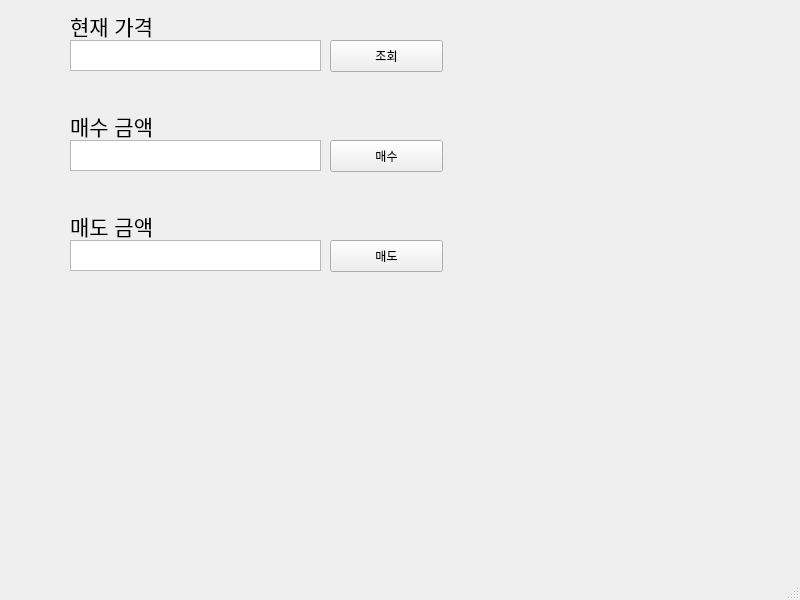
<?xml version="1.0" encoding="UTF-8"?>
<ui version="4.0">
 <class>MainWindow</class>
 <widget class="QMainWindow" name="MainWindow">
  <property name="geometry">
   <rect>
    <x>0</x>
    <y>0</y>
    <width>800</width>
    <height>600</height>
   </rect>
  </property>
  <property name="windowTitle">
   <string>MainWindow</string>
  </property>
  <widget class="QWidget" name="centralwidget">
   <widget class="QLabel" name="labelPrice">
    <property name="geometry">
     <rect>
      <x>70</x>
      <y>10</y>
      <width>81</width>
      <height>31</height>
     </rect>
    </property>
    <property name="font">
     <font>
      <pointsize>16</pointsize>
     </font>
    </property>
    <property name="text">
     <string>현재 가격</string>
    </property>
   </widget>
   <widget class="QLabel" name="labelBuy">
    <property name="geometry">
     <rect>
      <x>70</x>
      <y>110</y>
      <width>81</width>
      <height>31</height>
     </rect>
    </property>
    <property name="font">
     <font>
      <pointsize>16</pointsize>
     </font>
    </property>
    <property name="text">
     <string>매수 금액</string>
    </property>
   </widget>
   <widget class="QLabel" name="labelSell">
    <property name="geometry">
     <rect>
      <x>70</x>
      <y>210</y>
      <width>81</width>
      <height>31</height>
     </rect>
    </property>
    <property name="font">
     <font>
      <pointsize>16</pointsize>
     </font>
    </property>
    <property name="text">
     <string>매도 금액</string>
    </property>
   </widget>
   <widget class="QTextEdit" name="textEditPrice">
    <property name="geometry">
     <rect>
      <x>70</x>
      <y>40</y>
      <width>251</width>
      <height>31</height>
     </rect>
    </property>
   </widget>
   <widget class="QTextEdit" name="textEditBuy">
    <property name="geometry">
     <rect>
      <x>70</x>
      <y>140</y>
      <width>251</width>
      <height>31</height>
     </rect>
    </property>
   </widget>
   <widget class="QTextEdit" name="textEditSell">
    <property name="geometry">
     <rect>
      <x>70</x>
      <y>240</y>
      <width>251</width>
      <height>31</height>
     </rect>
    </property>
   </widget>
   <widget class="QPushButton" name="pushButtonPrice">
    <property name="geometry">
     <rect>
      <x>330</x>
      <y>40</y>
      <width>113</width>
      <height>32</height>
     </rect>
    </property>
    <property name="text">
     <string>조회</string>
    </property>
   </widget>
   <widget class="QPushButton" name="pushButtonBuy">
    <property name="geometry">
     <rect>
      <x>330</x>
      <y>140</y>
      <width>113</width>
      <height>32</height>
     </rect>
    </property>
    <property name="text">
     <string>매수</string>
    </property>
   </widget>
   <widget class="QPushButton" name="pushButtonSell">
    <property name="geometry">
     <rect>
      <x>330</x>
      <y>240</y>
      <width>113</width>
      <height>32</height>
     </rect>
    </property>
    <property name="text">
     <string>매도</string>
    </property>
   </widget>
  </widget>
  <widget class="QMenuBar" name="menubar">
   <property name="geometry">
    <rect>
     <x>0</x>
     <y>0</y>
     <width>800</width>
     <height>36</height>
    </rect>
   </property>
  </widget>
  <widget class="QStatusBar" name="statusbar"/>
 </widget>
 <resources/>
 <connections/>
</ui>
